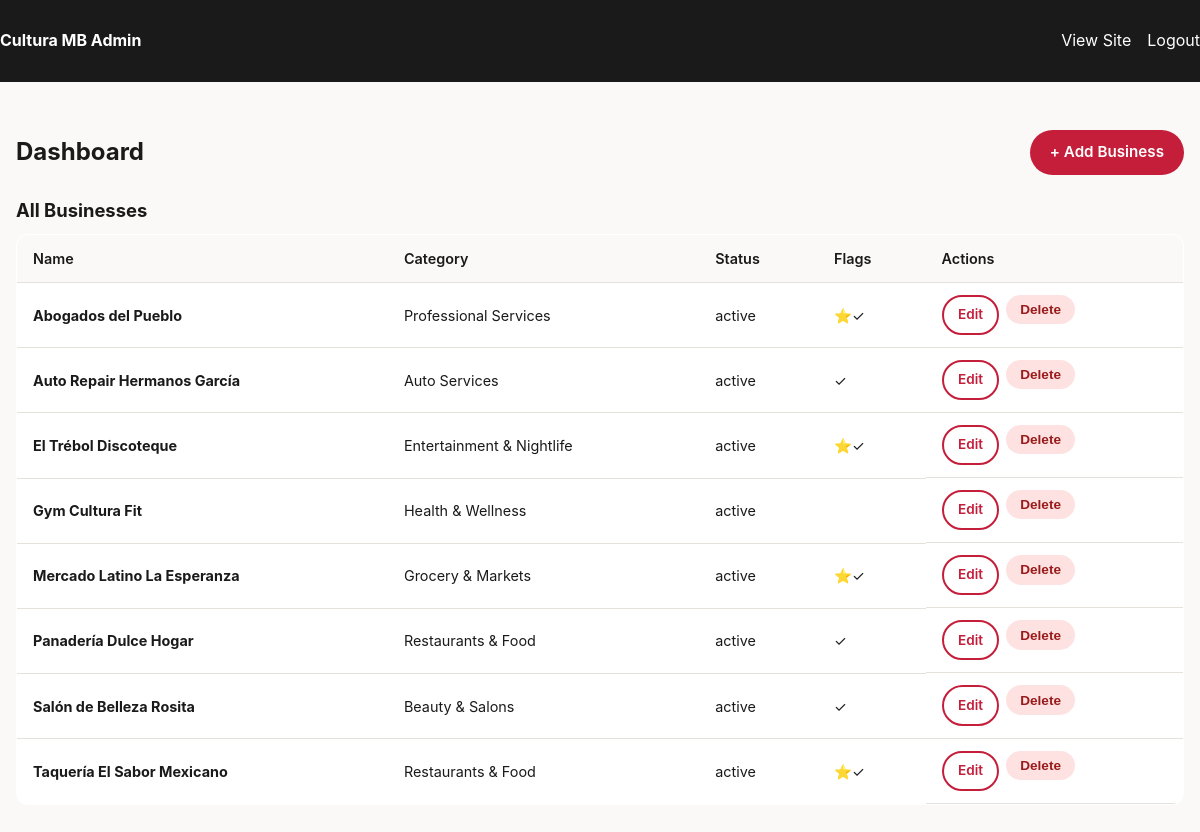
/admin (signed in), run on the app's committed database.
### tables this page shows
CREATE TABLE businesses (
        id INTEGER PRIMARY KEY AUTOINCREMENT, name TEXT NOT NULL, name_es TEXT, slug TEXT UNIQUE NOT NULL,
        category TEXT NOT NULL, logo TEXT, cover TEXT, description TEXT, description_es TEXT,
        phone TEXT, whatsapp TEXT, address TEXT, lat REAL, lng REAL, hours TEXT, website TEXT,
        facebook TEXT, instagram TEXT, tiktok TEXT, google_profile TEXT, google_reviews TEXT,
        services TEXT, languages TEXT DEFAULT 'Spanish, English', featured INTEGER DEFAULT 0,
        verified INTEGER DEFAULT 0, status TEXT DEFAULT 'active', created_at TEXT, updated_at TEXT
    );

### app.py (the view)
@app.route("/admin")
@admin_required
def admin_dashboard():
    db = get_db()
    businesses = db.execute("SELECT id,name,category,status,featured,verified FROM businesses ORDER BY name").fetchall()
    pending = db.execute("SELECT id,data,created_at FROM submissions WHERE status='pending'").fetchall()
    return render_template("admin_dashboard.html", businesses=businesses, pending=pending, pending_count=len(pending))

### app.py (called while the page is built)
def get_db():
    if "db" not in g:
        g.db = sqlite3.connect(DATABASE)
        g.db.row_factory = sqlite3.Row
    return g.db

def get_lang():
    lang = request.args.get("lang") or session.get("lang") or "en"
    return lang if lang in ("en","es") else "en"

def admin_required(f):
    @wraps(f)
    def decorated(*args, **kwargs):
        if not session.get("admin_logged_in"):
            return redirect(url_for("admin_login"))
        return f(*args, **kwargs)
    return decorated

@app.context_processor
def inject_globals():
    return {"current_lang": get_lang(), "t": t, "now_year": datetime.utcnow().year}

### templates/admin_dashboard.html (shortened to what this page needs)
<!DOCTYPE html>
<html lang="en">
<head>
  <link rel="stylesheet" href="{{ url_for('static', filename='css/style.css') }}">
</head>
<body>
  <header class="admin-header"><div class="container header-inner"><strong>Cultura MB Admin</strong><div style="display:flex;gap:1rem;"><a href="{{ url_for('home') }}">View Site</a><a href="{{ url_for('admin_logout') }}">Logout</a></div></div></header>
  <main class="section"><div class="container">
    <div style="display:flex;justify-content:space-between;align-items:center;flex-wrap:wrap;gap:1rem;margin-bottom:1.5rem;">
      <h1 style="font-size:1.5rem;">Dashboard</h1>
      <a href="{{ url_for('admin_business_new') }}" class="btn btn-primary">+ Add Business</a>
    </div>
    <h2 style="font-size:1.15rem;margin-bottom:0.75rem;">All Businesses</h2>
    <div style="overflow-x:auto;">
      <table class="admin-table">
        <thead><tr><th>Name</th><th>Category</th><th>Status</th><th>Flags</th><th>Actions</th></tr></thead>
        <tbody>
          {% for b in businesses %}
          <tr>
            <td><strong>{{ b.name }}</strong></td><td>{{ b.category }}</td><td>{{ b.status }}</td>
            <td>{% if b.featured %}⭐{% endif %}{% if b.verified %}✓{% endif %}</td>
            <td class="admin-actions">
              <a href="{{ url_for('admin_business_edit', biz_id=b.id) }}" class="btn btn-outline btn-sm">Edit</a>
              <form method="post" action="{{ url_for('admin_business_delete', biz_id=b.id) }}" style="display:inline;" onsubmit="return confirm('Delete?');"><button type="submit" class="btn btn-sm" style="background:#fee2e2;color:#991b1b;">Delete</button></form>
            </td>
          </tr>
          {% else %}<tr><td colspan="5">No businesses yet.</td></tr>{% endfor %}
        </tbody>
      </table>
    </div>
  </div></main>
</body>
</html>

### static/css/style.css (style rules this page uses)
:root { --primary:#c41e3a;--primary-dark:#9a1830;--secondary:#006847;--bg:#faf9f7;--surface:#fff;--text:#1a1a1a;--text-muted:#5c5c5c;--border:#e5e2de;--radius:12px;--shadow:0 4px 20px rgba(0,0,0,.08);--font:Inter,system-ui,sans-serif;--font-display:Poppins,var(--font) }
* { box-sizing:border-box;margin:0;padding:0 }
html { scroll-behavior:smooth }
body { font-family:var(--font);background:var(--bg);color:var(--text);line-height:1.6;min-height:100vh;display:flex;flex-direction:column }
a { color:var(--primary);text-decoration:none }
h1,h2,h3,h4 { font-family:var(--font-display);font-weight:700;line-height:1.25 }
.container { width:100%;max-width:1200px;margin:0 auto;padding:0 1rem }
.header-inner { display:flex;align-items:center;justify-content:space-between;padding:.75rem 0;gap:1rem }
.btn { display:inline-flex;align-items:center;justify-content:center;gap:.4rem;padding:.65rem 1.25rem;border-radius:999px;font-weight:600;font-size:.95rem;border:none;cursor:pointer;transition:all .2s;text-decoration:none }
.btn-primary { background:var(--primary);color:#fff }
.btn-outline { background:transparent;border:2px solid var(--primary);color:var(--primary) }
.btn-sm { padding:.45rem .9rem;font-size:.85rem }
.section { padding:3rem 0 }
.admin-header { background:#1a1a1a;color:#fff;padding:1rem 0 }
.admin-header a { color:#fff }
.admin-table { width:100%;border-collapse:collapse;background:var(--surface);border-radius:var(--radius);overflow:hidden;border:1px solid var(--border) }
.admin-table th,.admin-table td { padding:.75rem 1rem;text-align:left;border-bottom:1px solid var(--border);font-size:.9rem }
.admin-table th { background:var(--bg);font-weight:600 }
.admin-actions { display:flex;gap:.4rem;flex-wrap:wrap }

### data on the page
businesses: name "Abogados del Pueblo", category "Professional Services", status "active"
businesses: name "Auto Repair Hermanos García", category "Auto Services", status "active"
businesses: name "El Trébol Discoteque", category "Entertainment & Nightlife", status "active"
businesses: name "Gym Cultura Fit", category "Health & Wellness", status "active"
businesses: name "Mercado Latino La Esperanza", category "Grocery & Markets", status "active"
businesses: name "Panadería Dulce Hogar", category "Restaurants & Food", status "active"
businesses: name "Salón de Belleza Rosita", category "Beauty & Salons", status "active"
businesses: name "Taquería El Sabor Mexicano", category "Restaurants & Food", status "active"
